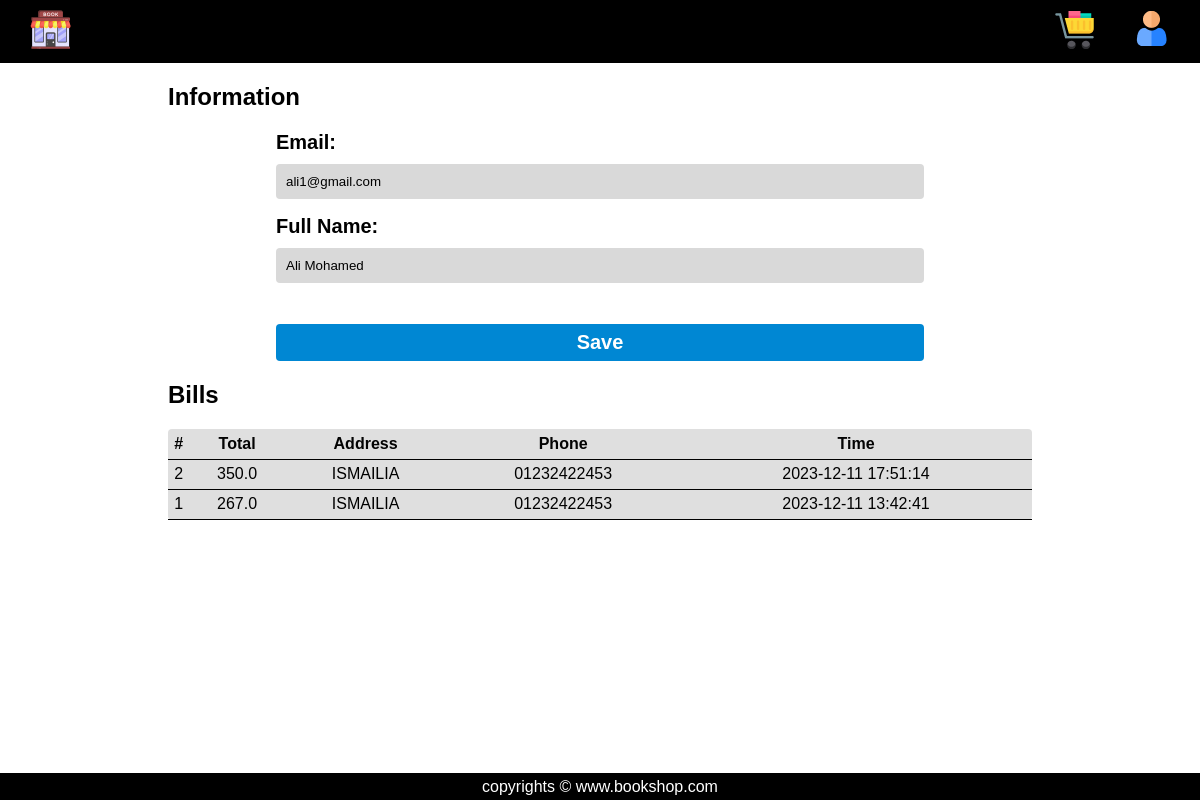
The page /profile (signed in) on the database its author committed.
### tables this page shows
CREATE TABLE User(
	user_id INTEGER PRIMARY KEY AUTOINCREMENT,
  	full_name TEXT NOT NULL,
  	email TEXT NOT NULL UNIQUE,
  	password TEXT NOT NULL,
  	admin_state_id INTEGER,
  	FOREIGN KEY (admin_state_id) REFERENCES User_State(state_id)
);

CREATE TABLE Bill(
	bill_id INTEGER PRIMARY KEY AUTOINCREMENT,
  	user_id INTEGER,
  	total REAL,
    address TEXT NOT NULL,
  	phone TEXT NOT NULL,
  	date_time TEXT,
  	FOREIGN KEY (user_id) REFERENCES User(user_id)
);

### app.py (the view)
@app.route("/profile", methods=["GET", "POST"])
@login_required
def profile():
    if request.method == "POST":
        if validEmail(request.form.get("email")):
            pass
        else:
            pass
        if validName(request.form.get("fullname")):
            pass
        else:
            pass
        con = sqlite3.connect("Books.db")
        db = con.cursor()
        db.execute(
            "UPDATE User SET email = ?, full_name = ? WHERE user_id = ?;",
            (
                request.form.get("email"),
                request.form.get("fullname"),
                session["user_id"],
            ),
        )
        con.commit()
        db.close()
        con.close()
        return redirect(url_for("profile"))
    else:
        con = sqlite3.connect("Books.db")
        db = con.cursor()
        db.execute("SELECT * FROM User WHERE user_id = ?;", (session["user_id"],))
        columns = [column[0] for column in db.description]
        users = [dict(zip(columns, row)) for row in db.fetchall()]
        personInfo = users[0]
        db.execute(
            "SELECT * FROM Bill WHERE user_id = ? ORDER BY date_time DESC;",
            (session["user_id"],),
        )
        columns = [column[0] for column in db.description]
        bills = [dict(zip(columns, row)) for row in db.fetchall()]
        con.commit()
        db.close()
        con.close()
        return render_template(
            "profile.html",
            page_name="profile",
            err_mes=createErrorMessage(),
            items=personInfo,
            bills=bills,
        )

### app.py (called while the page is built)
def login_required(f):
    @wraps(f)
    def decorated_function(*args, **kwargs):
        if session.get("user_id") is None:
            return redirect("/signin")
        return f(*args, **kwargs)
    return decorated_function

@app.after_request
def after_request(response):
    response.headers["Cache-Control"] = "no-cache, no-store, must-revalidate"
    response.headers["Expires"] = 0
    response.headers["Pragma"] = "no-cache"
    return response

def createErrorMessage(err_state=False, err_type=None, err_mesg_txt=None):
    error_message = {
        "error_state": err_state,
        "error_type": err_type,
        "error_message_text": err_mesg_txt,
    }
    return error_message

### templates/profile.html (shortened to what this page needs)
<!DOCTYPE html>
<html lang="en">
<head>
    <link rel="stylesheet" href="../static/profile.css" />
    <link rel="stylesheet" href="static/error.css" />
    <link rel="stylesheet" href="https://cdnjs.cloudflare.com/ajax/libs/font-awesome/4.7.0/css/font-awesome.min.css" />
</head>
<body>
    <header>
        <nav>
            <div class="left-navbar">
                <ul>
                    <li>
                        <a href="{{url_for('home')}}"><img src="../static/images/book_shop.png" alt="Book" /></a>
                    </li>
                </ul>
            </div>
            <div class="right-navbar">
                <ul>
                    <li>
                        <a href="{{url_for('profile')}}"><img src="../static/images/user_1.png" alt="Profile" /></a>
                    </li>
                    <li>
                        <a href="{{url_for('cart')}}">
                            <img src="../static/images/shopping_cart_1.png" alt="Store" />
                        </a>
                    </li>
                </ul>
            </div>
        </nav>
    </header>
    <div class="information">
        <h2 class="title">Information</h2>
        <form action="{{ url_for('profile') }}" method="post">
            <label for="Email">Email:</label>
            <input type="email" id="Email" name="email" value="{{ items['email']}}" />
            <label for="fname">Full Name:</label>
            <input type="text" id="fname" name="fullname" value="{{ items['full_name'] }}" />
            <button type="submit">Save</button>
        </form>
    </div>
    <div class="bills">
        <h2 class="title">Bills</h2>
        <table class="table">
            <tr class="table-head">
                <th>#</th>
                <th>Total</th>
                <th>Address</th>
                <th>Phone</th>
                <th>Time</th>
            </tr>
            {% for bill in bills %}
            <tr class="table-data">
                <td>{{ bill['bill_id'] }}</td>
                <td>{{ bill['total'] }}</td>
                <td>{{ bill['address'] }}</td>
                <td>{{ bill['phone'] }}</td>
                <td>{{ bill['date_time'] }}</td>
            </tr>
            {% endfor %}
        </table>
    </div>
    <div class="footer">
        <footer>
            <p>copyrights &copy; www.bookshop.com</p>
        </footer>
    </div>
</body>
</html>

### static/profile.css (style rules this page uses)
:root { --main-color: #c4c4c4; }
* { font-family: sans-serif; overflow-x: hidden; margin: 0px; padding: 0px; box-sizing: border-box; }
nav { padding: 10px; display: flex; justify-content: space-between; align-items: center; background-color: #000000; color: rgb(255, 255, 255); }
.left-navbar ul { display: flex; flex-direction: row; margin-left: 20px; list-style: none; }
.right-navbar ul { display: flex; flex-direction: row-reverse; list-style: none; }
.right-navbar ul li { margin: 0px 20px; }
footer { position: absolute; bottom: 0px; height: 27px; width: 100%; color: white; background-color: black; display: flex; justify-content: center; align-items: center; }
.information { margin-top: 20px; width: 90%; position: relative; left: 5%; height: auto; }
.information .title { position: relative; left: 10%; margin-bottom: 20px; }
label { font-size: 20px; font-weight: bold; margin-bottom: 10px; display: block; position: relative; left: 20%; }
input { position: relative; display: block; left: 20%; width: 60%; padding: 10px; margin-bottom: 16px; border: 1px solid #000000; border-radius: 4px; background-color: rgb(217, 217, 217); box-sizing: border-box; border: none; outline: none; }
button { background-color: rgb(0, 135, 211); color: #fff; border: none; border-radius: 4px; cursor: pointer; width: 100%; padding: 7px; margin-top: 25px; text-align: center; font-size: 20px; font-weight: bold; transition: .5s; }
button { position: relative; left: 20%; width: 60%; }
.bills { margin-top: 20px; width: 90%; position: relative; left: 5%; height: auto; }
.bills .title { position: relative; left: 10%; margin-bottom: 20px; }
.bills .table { position: relative; left: 10%; width: 80%; border-collapse: collapse; background-color: #dfdfdf; border-radius: 4px; margin-bottom: 20px; }
.table-head { padding: 20px; height: 30px; text-align: center; border-bottom : 1px solid #000000; color: #030303; }
.bills .table-data { padding: 20px; height: 30px; text-align: center; border-bottom : 1px solid #000000; }

### rows shown on the page
User: email "ali1@gmail.com", fullname "Ali Mohamed"
Bill: bill_id "2", total "350.0", address "ISMAILIA", phone "01232422453", date_time "2023-12-11 17:51:14"
Bill: bill_id "1", total "267.0", address "ISMAILIA", phone "01232422453", date_time "2023-12-11 13:42:41"
